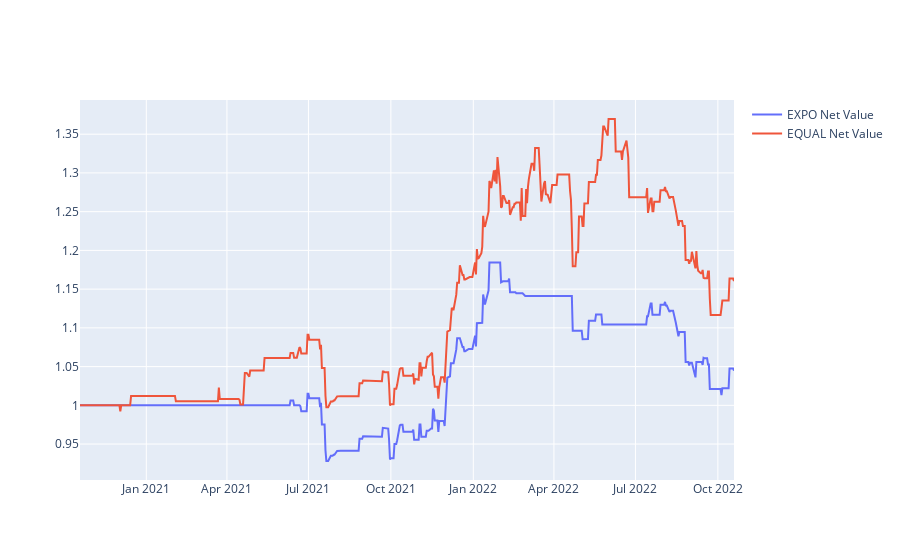

Here is the notebook cell this chart was saved with:
### Code cell
import ipynb.fs.defs.sector_research as sr
sup_df, sup_support_list, sup_resistance_list = sr.gen_sup_prced_df(stock,'2020-10-18', '2022-10-20')
sup_df_rtn = sr.gen_df_rtn(sup_df)

# overlay exp and equal tgt
fig =go.Figure()
fig.add_trace(go.Scatter(x = df_rtn['Date'] , y = df_rtn['netvalue'] ,mode = "lines",
                         marker = dict(size = 8 ), name = "EXPO Net Value"))
fig.add_trace(go.Scatter(x = sup_df_rtn['Date'] , y = sup_df_rtn['netvalue'] ,mode = "lines",
                         marker = dict(size = 8 ), name = "EQUAL Net Value"))
fig.show()

### Figure 1 — Plotly figure (JSON) as saved in the notebook; plotly's stock layout.template omitted (floating-point values rounded to 4 significant figures; data arrays with more than 128 entries replaced by an {"elided": "..."} marker saying what was removed)
{"data": [{"marker": {"size": 8}, "mode": "lines", "name": "EXPO Net Value", "type": "scatter", "x": {"elided": "505 str values"}, "y": {"elided": "505 float values"}}, {"marker": {"size": 8}, "mode": "lines", "name": "EQUAL Net Value", "type": "scatter", "x": {"elided": "505 str values"}, "y": {"elided": "505 float values"}}], "layout": {}}
